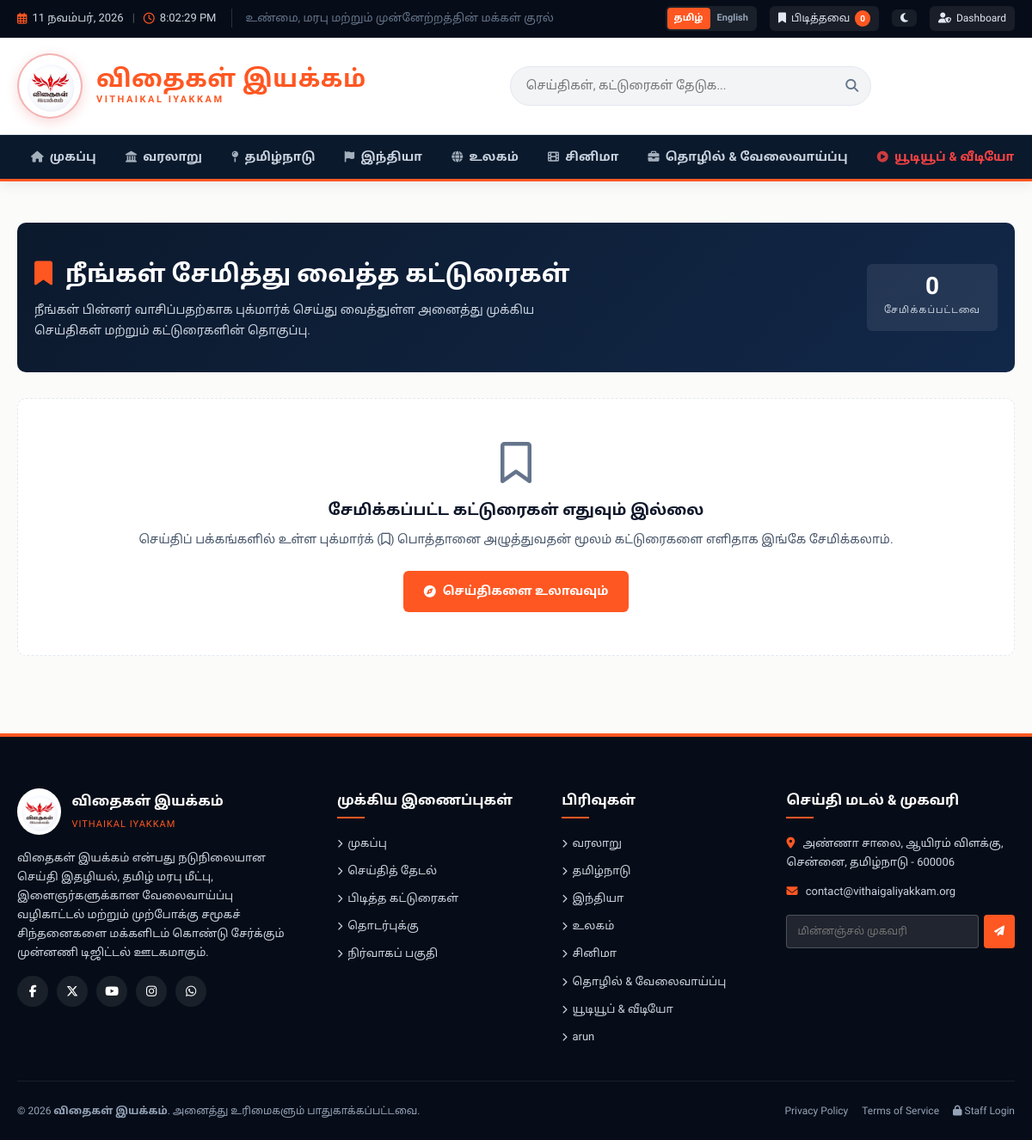
/bookmarks, run on the app's committed database.
### database/models.py (models this page shows, shortened)
class WebsiteSetting(db.Model):
    __tablename__ = "website_settings"
    id = db.Column(db.Integer, primary_key=True)
    key = db.Column(db.String(64), unique=True, nullable=False)
    value = db.Column(db.Text, default="")
    updated_at = db.Column(db.DateTime, default=utc_now, onupdate=utc_now)

class Category(db.Model):
    __tablename__ = "categories"
    id = db.Column(db.Integer, primary_key=True)
    name_en = db.Column(db.String(100), nullable=False)
    name_ta = db.Column(db.String(100), nullable=False)
    slug = db.Column(db.String(100), unique=True, nullable=False, index=True)
    description_en = db.Column(db.Text, default="")
    description_ta = db.Column(db.Text, default="")
    icon = db.Column(db.String(50), default="newspaper")
    order_index = db.Column(db.Integer, default=0)
    created_at = db.Column(db.DateTime, default=utc_now)
    articles = db.relationship("Article", back_populates="category", lazy="dynamic")

### routes/public.py (the view)
@public_bp.route("/bookmarks")
def bookmarks():
    v_token = get_session_token()
    saved_items = (
        Bookmark.query.filter_by(session_id=v_token)
        .order_by(Bookmark.created_at.desc())
        .all()
    )
    article_list = [
        item.article
        for item in saved_items
        if item.article and item.article.status == "published"
    ]
    return render_template("bookmarks.html", articles=article_list)

### templates/bookmarks.html (shortened to what this page needs)
{% extends 'base.html' %}
{% block content %}
<div class="listing-hero-banner">
  <div class="container">
    <div class="listing-hero-inner">
      <div>
        <h1 class="listing-hero-title">
          <i class="fas fa-bookmark" style="color: var(--accent-orange); margin-right: 8px;"></i>
          {% if current_lang == 'ta' %}நீங்கள் சேமித்து வைத்த கட்டுரைகள்{% else %}Your Saved Reading List{% endif %}
        </h1>
        <p class="listing-hero-desc">
          {% if current_lang == 'ta' %}
            நீங்கள் பின்னர் வாசிப்பதற்காக புக்மார்க் செய்து வைத்துள்ள அனைத்து முக்கிய செய்திகள் மற்றும் கட்டுரைகளின் தொகுப்பு.
          {% else %}
            Access your curated collection of bookmarked articles for offline reading or future reference.
          {% endif %}
        </p>
      </div>
      <div style="background: rgba(255,255,255,0.08); padding: 12px 20px; border-radius: var(--radius-sm); text-align: center;">
        <span style="font-size: 28px; font-weight: 800; color: #fff; display: block; line-height: 1;">{{ articles|length }}</span>
        <span style="font-size: 11px; text-transform: uppercase; letter-spacing: 1px; color: #cbd5e1;">{% if current_lang == 'ta' %}சேமிக்கப்பட்டவை{% else %}Saved Items{% endif %}</span>
      </div>
    </div>
  </div>
</div>
{% if articles %}
<div class="articles-grid three-col">
  {% for art in articles %}
  <article class="article-card">
    <div class="card-thumb">
      {% if art.category %}
      <a href="{{ url_for('public.category', slug=art.category.slug) }}" class="card-badge badge-top-left">
        {{ art.category.name_ta if current_lang == 'ta' else art.category.name_en }}
      </a>
      {% endif %}
      <button type="button" class="bookmark-action-btn active" data-article-id="{{ art.id }}" title="Remove from bookmarks">
        <i class="fas fa-bookmark"></i>
      </button>
      <a href="{{ url_for('public.article', slug=art.slug) }}">
        <img src="{{ art.display_image }}" alt="{{ art.title }}" loading="lazy" onerror="this.src='/static/images/placeholder.jpg'">
      </a>
      {% if art.has_video %}
      <span class="card-video-badge" title="Includes Video"><i class="fas fa-play"></i></span>
      {% endif %}
    </div>
    <div class="card-body">
      <h2 class="card-title">
        <a href="{{ url_for('public.article', slug=art.slug) }}">
          {{ art.title_ta if (current_lang == 'ta' and art.title_ta) else art.title }}
        </a>
      </h2>
      <p class="card-excerpt">
        {{ art.summary_ta if (current_lang == 'ta' and art.summary_ta) else art.summary }}
      </p>
      <div class="card-footer">
        <span><i class="far fa-calendar-alt"></i> {{ art.formatted_date_ta if current_lang == 'ta' else art.formatted_date }}</span>
        <a href="{{ url_for('public.article', slug=art.slug) }}" class="read-more-link">
          <span>{% if current_lang == 'ta' %}வாசிக்க{% else %}Read Story{% endif %}</span>
          <i class="fas fa-chevron-right" style="font-size: 10px;"></i>
        </a>
      </div>
    </div>
  </article>
  {% endfor %}
</div>
{% else %}
<div style="background: var(--bg-surface); padding: 50px 20px; border-radius: var(--radius-md); text-align: center; border: 1px dashed var(--border-light); margin: 30px 0;">
  <i class="far fa-bookmark" style="font-size: 48px; color: var(--text-muted); margin-bottom: 16px;"></i>
  <h3 style="font-size: 18px; font-weight: 700; color: var(--text-primary); margin-bottom: 8px;">
    {% if current_lang == 'ta' %}சேமிக்கப்பட்ட கட்டுரைகள் எதுவும் இல்லை{% else %}No saved articles yet{% endif %}
  </h3>
  <p style="font-size: 14px; color: var(--text-secondary); margin-bottom: 24px;">
    {% if current_lang == 'ta' %}
      செய்திப் பக்கங்களில் உள்ள புக்மார்க் (<i class="far fa-bookmark"></i>) பொத்தானை அழுத்துவதன் மூலம் கட்டுரைகளை எளிதாக இங்கே சேமிக்கலாம்.
    {% else %}
      Click the bookmark icon (<i class="far fa-bookmark"></i>) on any article card to save it here for quick access later.
    {% endif %}
  </p>
  <a href="{{ url_for('public.index') }}" class="btn-primary">
    <i class="fas fa-compass"></i> {% if current_lang == 'ta' %}செய்திகளை உலாவவும்{% else %}Explore News Articles{% endif %}
  </a>
</div>
{% endif %}
{% endblock %}

### templates/base.html (shortened to what this page needs)
<!DOCTYPE html>
<html lang="{{ current_lang }}">
<head>
  <link rel="stylesheet" href="https://cdnjs.cloudflare.com/ajax/libs/font-awesome/6.5.1/css/all.min.css">
  <link rel="stylesheet" href="{{ url_for('static', filename='css/style.css') }}">
</head>
<body class="{% if current_lang == 'ta' %}tamil-text{% endif %}">
  <header class="top-bar">
    <div class="container">
      <div class="top-bar-left">
        <div class="top-bar-date">
          <i class="far fa-calendar-alt"></i>
          <span>
            {% if current_lang == 'ta' %}
              {{ now.day }} {% if now.month == 1 %}ஜனவரி{% elif now.month == 2 %}பிப்ரவரி{% elif now.month == 3 %}மார்ச்{% elif now.month == 4 %}ஏப்ரல்{% elif now.month == 5 %}மே{% elif now.month == 6 %}ஜூன்{% elif now.month == 7 %}ஜூலை{% elif now.month == 8 %}ஆகஸ்ட்{% elif now.month == 9 %}செப்டம்பர்{% elif now.month == 10 %}அக்டோபர்{% elif now.month == 11 %}நவம்பர்{% else %}டிசம்பர்{% endif %}, {{ now.year }}
            {% else %}
              {{ now.strftime('%A, %B %d, %Y') }}
            {% endif %}
          </span>
          <span style="opacity: 0.4; margin: 0 4px;">|</span>
          <i class="far fa-clock"></i>
          <span id="live-clock">--:--:-- --</span>
        </div>
        <div class="top-bar-tagline">
          {{ settings.get('site_tagline_ta' if current_lang == 'ta' else 'site_tagline_en', 'உண்மை, மரபு மற்றும் முன்னேற்றத்தின் குரல்') }}
        </div>
      </div>
      <div class="top-bar-right">
        <div class="lang-switch">
          <a href="{{ url_for('public.set_language', lang='ta') }}" class="lang-pill {% if current_lang == 'ta' %}active{% endif %}">தமிழ்</a>
          <a href="{{ url_for('public.set_language', lang='en') }}" class="lang-pill {% if current_lang == 'en' %}active{% endif %}">English</a>
        </div>
        <a href="{{ url_for('public.bookmarks') }}" class="top-btn" title="Saved Bookmarks">
          <i class="fas fa-bookmark"></i>
          <span>{% if current_lang == 'ta' %}பிடித்தவை{% else %}Saved{% endif %}</span>
          <span class="badge-counter" id="bookmark-counter-badge">{{ bookmark_count }}</span>
        </a>
        <button type="button" class="top-btn theme-toggle-btn" title="Toggle Light / Dark Mode">
          <i class="fas fa-moon"></i>
        </button>
        <a href="{{ url_for('auth.login') }}" class="top-btn" title="Dashboard Login">
          <i class="fas fa-user-shield"></i>
          <span>Dashboard</span>
        </a>
      </div>
    </div>
  </header>
  <div class="main-header">
    <div class="container">
      <div class="header-inner">
        <a href="{{ url_for('public.index') }}" class="logo-wrapper">
          <img src="{{ url_for('static', filename='images/logo.png') }}" alt="Vithaigal Iyakkam Logo" class="logo-img">
          <div class="logo-brand-details">
            {% if current_lang == 'ta' %}
              <span class="logo-brand-name">விதைகள் இயக்கம்</span>
              <span class="logo-brand-sub">VITHAIKAL IYAKKAM</span>
            {% else %}
              <span class="logo-brand-name">VITHAIKAL IYAKKAM</span>
              <span class="logo-brand-sub">TAMIL DIGITAL NEWS &amp; MEDIA</span>
            {% endif %}
          </div>
        </a>
        <div class="search-container">
          <form action="{{ url_for('public.search') }}" method="GET" class="search-input-group">
            <input type="text" name="q" id="header-search-input" placeholder="{% if current_lang == 'ta' %}செய்திகள், கட்டுரைகள் தேடுக...{% else %}Search news, topics, keywords...{% endif %}" autocomplete="off" value="{{ request.args.get('q', '') }}">
            <button type="submit" class="search-submit-btn" title="Search">
              <i class="fas fa-search"></i>
            </button>
          </form>
        </div>
      </div>
    </div>
  </div>
  <nav class="main-nav">
    <div class="container">
      <ul class="nav-list">
        <li class="nav-item">
          <a href="{{ url_for('public.index') }}" class="nav-link {% if request.endpoint == 'public.index' %}active{% endif %}">
            <i class="fas fa-home"></i>
            <span>{% if current_lang == 'ta' %}முகப்பு{% else %}Home{% endif %}</span>
          </a>
        </li>
        {% for cat in nav_categories %}
        <li class="nav-item">
          <a href="{{ url_for('public.category', slug=cat.slug) }}" class="nav-link {% if request.view_args and request.view_args.get('slug') == cat.slug %}active{% endif %} {% if cat.slug == 'youtube' %}special-yt{% endif %}">
            <i class="fas fa-{{ cat.icon or 'newspaper' }}"></i>
            <span>{{ cat.name_ta if current_lang == 'ta' else cat.name_en }}</span>
          </a>
        </li>
        {% endfor %}
      </ul>
    </div>
  </nav>
  <main class="site-main">
    <div class="container">
      {% block content %}{% endblock %}
    </div>
  </main>
  <footer class="site-footer">
    <div class="container">
      <div class="footer-grid">
        <div class="footer-col footer-about">
          <div style="margin-bottom: 16px; display: flex; align-items: center; gap: 12px;">
            <img src="{{ url_for('static', filename='images/logo.png') }}" alt="Vithaigal Iyakkam" style="height: 54px; border-radius: 50%; background: #ffffff; padding: 2px;">
            <div>
              <strong style="color: #ffffff; font-size: 16px; display: block;">
                {% if current_lang == 'ta' %}விதைகள் இயக்கம்{% else %}VITHAIKAL IYAKKAM{% endif %}
              </strong>
              <small style="color: var(--accent-orange); font-size: 11px; letter-spacing: 1px;">
                {% if current_lang == 'ta' %}VITHAIKAL IYAKKAM{% else %}DIGITAL NEWS PLATFORM{% endif %}
              </small>
            </div>
          </div>
          <p>
            {{ settings.get('site_about_ta' if current_lang == 'ta' else 'site_about_en', 'விதைகள் இயக்கம் என்பது தமிழ் வரலாற்றுத் தொன்மை, நடுநிலையான இதழியல் மற்றும் சமூக விழிப்புணர்வை மக்களிடம் கொண்டு சேர்க்கும் டிஜிட்டல் செய்தித் தளம்.') }}
          </p>
          <div class="social-icons-row">
            {% if settings.get('social_facebook') %}<a href="{{ settings.get('social_facebook') }}" target="_blank" class="social-icon-circle" title="Facebook"><i class="fab fa-facebook-f"></i></a>{% endif %}
            {% if settings.get('social_twitter') %}<a href="{{ settings.get('social_twitter') }}" target="_blank" class="social-icon-circle" title="Twitter / X"><i class="fab fa-x-twitter"></i></a>{% endif %}
            {% if settings.get('social_youtube') %}<a href="{{ settings.get('social_youtube') }}" target="_blank" class="social-icon-circle" title="YouTube"><i class="fab fa-youtube"></i></a>{% endif %}
            {% if settings.get('social_instagram') %}<a href="{{ settings.get('social_instagram') }}" target="_blank" class="social-icon-circle" title="Instagram"><i class="fab fa-instagram"></i></a>{% endif %}
            {% if settings.get('social_whatsapp') %}<a href="{{ settings.get('social_whatsapp') }}" target="_blank" class="social-icon-circle" title="WhatsApp Channel"><i class="fab fa-whatsapp"></i></a>{% endif %}
          </div>
        </div>
        <div class="footer-col">
          <h4>{% if current_lang == 'ta' %}முக்கிய இணைப்புகள்{% else %}Quick Links{% endif %}</h4>
          <div class="footer-links">
            <a href="{{ url_for('public.index') }}"><i class="fas fa-chevron-right" style="font-size: 10px;"></i> {% if current_lang == 'ta' %}முகப்பு{% else %}Home{% endif %}</a>
            <a href="{{ url_for('public.search') }}"><i class="fas fa-chevron-right" style="font-size: 10px;"></i> {% if current_lang == 'ta' %}செய்தித் தேடல்{% else %}Search News{% endif %}</a>
            <a href="{{ url_for('public.bookmarks') }}"><i class="fas fa-chevron-right" style="font-size: 10px;"></i> {% if current_lang == 'ta' %}பிடித்த கட்டுரைகள்{% else %}Saved Bookmarks{% endif %}</a>
            <a href="{{ url_for('public.contact') }}"><i class="fas fa-chevron-right" style="font-size: 10px;"></i> {% if current_lang == 'ta' %}தொடர்புக்கு{% else %}Contact Us{% endif %}</a>
            <a href="{{ url_for('auth.login') }}"><i class="fas fa-chevron-right" style="font-size: 10px;"></i> {% if current_lang == 'ta' %}நிர்வாகப் பகுதி{% else %}Admin Portal{% endif %}</a>
          </div>
        </div>
        <div class="footer-col">
          <h4>{% if current_lang == 'ta' %}பிரிவுகள்{% else %}Categories{% endif %}</h4>
          <div class="footer-links">
            {% for cat in nav_categories %}
            <a href="{{ url_for('public.category', slug=cat.slug) }}">
              <i class="fas fa-chevron-right" style="font-size: 10px;"></i>
              {{ cat.name_ta if current_lang == 'ta' else cat.name_en }}
            </a>
            {% endfor %}
          </div>
        </div>
        <div class="footer-col">
          <h4>{% if current_lang == 'ta' %}செய்தி மடல் & முகவரி{% else %}Newsletter & Office{% endif %}</h4>
          <p style="font-size: 13px; color: #cbd5e1; margin-bottom: 12px;">
            <i class="fas fa-map-marker-alt" style="color: var(--accent-orange); margin-right: 6px;"></i>
            {{ settings.get('site_address_ta' if current_lang == 'ta' else 'site_address_en', 'சென்னை, தமிழ்நாடு - 600006') }}
          </p>
          <p style="font-size: 13px; color: #cbd5e1; margin-bottom: 16px;">
            <i class="fas fa-envelope" style="color: var(--accent-orange); margin-right: 6px;"></i>
            {{ settings.get('site_email', 'contact@vithaigaliyakkam.org') }}
          </p>
          <form action="{{ url_for('public.subscribe') }}" method="POST" class="ajax-newsletter-form" style="display: flex; gap: 6px;">
            <input type="email" name="email" placeholder="{% if current_lang == 'ta' %}மின்னஞ்சல் முகவரி{% else %}Your Email{% endif %}" required style="flex: 1; padding: 8px 12px; font-size: 12px; border-radius: 4px; background: rgba(255,255,255,0.1); border: 1px solid rgba(255,255,255,0.2); color: #fff;">
            <button type="submit" style="background: var(--accent-orange); color: #fff; padding: 8px 12px; font-size: 12px; font-weight: 600; border-radius: 4px; cursor: pointer;">
              <i class="fas fa-paper-plane"></i>
            </button>
          </form>
        </div>
      </div>
      <div class="footer-bottom">
        <div>
          &copy; {{ now.year }} <strong>{{ settings.get('site_name_ta', 'விதைகள் இயக்கம்') if current_lang == 'ta' else settings.get('site_name_en', 'Vithaigal Iyakkam') }}</strong>. {% if current_lang == 'ta' %}அனைத்து உரிமைகளும் பாதுகாக்கப்பட்டவை.{% else %}All Rights Reserved.{% endif %}
        </div>
        <div style="display: flex; gap: 16px;">
          <a href="{{ url_for('public.contact') }}" style="color: #94a3b8;">Privacy Policy</a>
          <a href="{{ url_for('public.contact') }}" style="color: #94a3b8;">Terms of Service</a>
          <a href="{{ url_for('auth.login') }}" style="color: #94a3b8;"><i class="fas fa-lock"></i> Staff Login</a>
        </div>
      </div>
    </div>
  </footer>
</body>
</html>

### data on the page
WebsiteSetting: get "உண்மை, மரபு மற்றும் முன்னேற்றத்தின் மக்கள் குரல்"
Category: name_ta "வரலாறு"
Category: name_ta "தமிழ்நாடு"
Category: name_ta "இந்தியா"
Category: name_ta "உலகம்"
Category: name_ta "சினிமா"
Category: name_ta "தொழில் & வேலைவாய்ப்பு"
Category: name_ta "யூடியூப் & வீடியோ"
WebsiteSetting: value "விதைகள் இயக்கம் என்பது நடுநிலையான செய்தி இதழியல், தமிழ் மரபு மீட்பு, இளைஞர்களுக்கான வேலைவாய்ப்பு வழிகாட்டல் மற்றும் முற்போக்கு சமூகச் சிந்தனைகளை மக்களிடம் கொண்டு சேர்க்கும் முன்னணி டிஜிட்டல் ஊடகமாகும்."
Category: name_ta "arun"
WebsiteSetting: get "அண்ணா சாலை, ஆயிரம் விளக்கு, சென்னை, தமிழ்நாடு - 600006"
WebsiteSetting: get "contact@vithaigaliyakkam.org"
WebsiteSetting: get "விதைகள் இயக்கம்"

### other printed values
{{ bookmark_count }} "0"
{{ articles|length }} "0"
